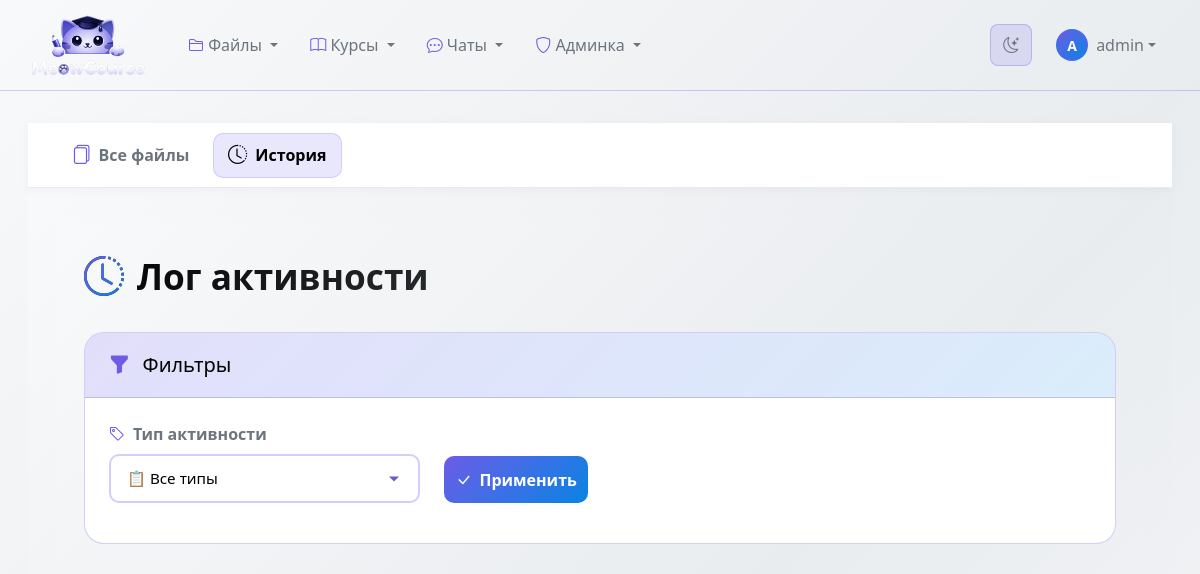
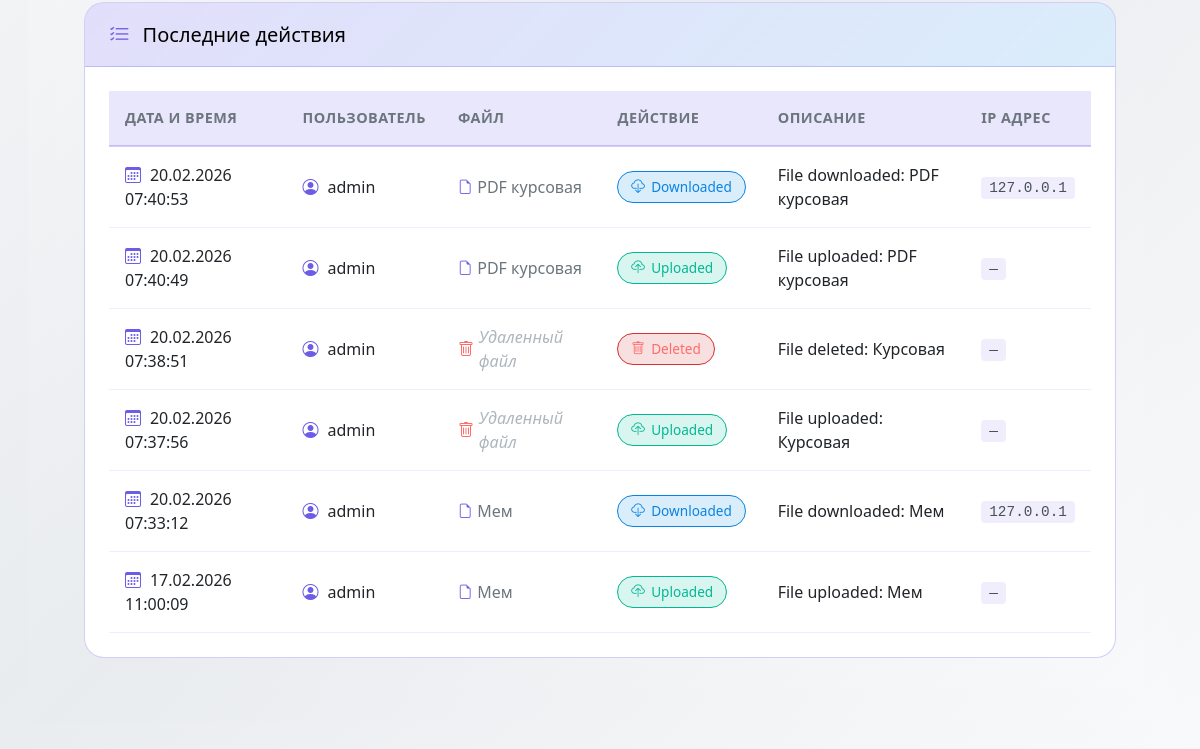
The page /files/activity/ (signed in) on the database as committed earlier (2 pictures, top to bottom).
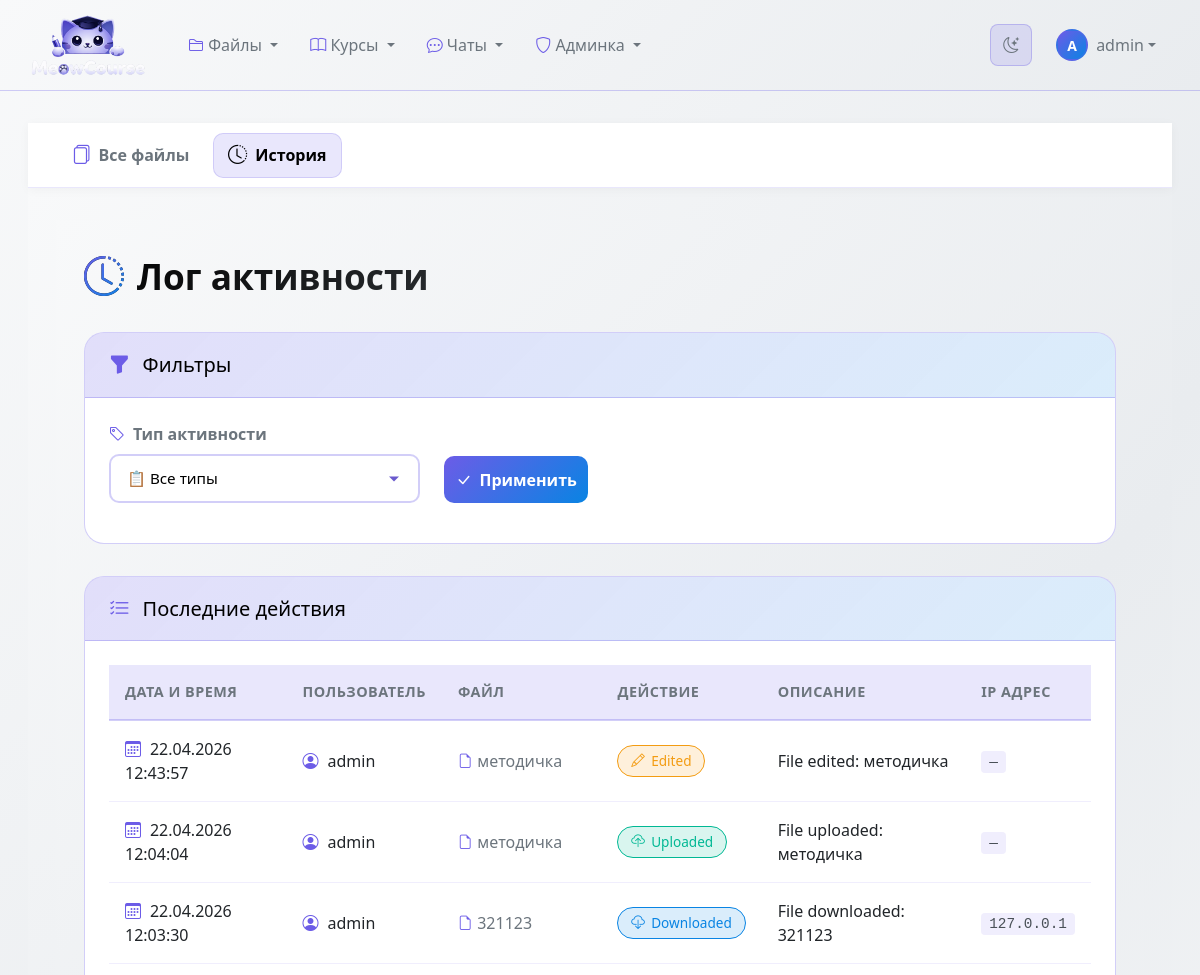
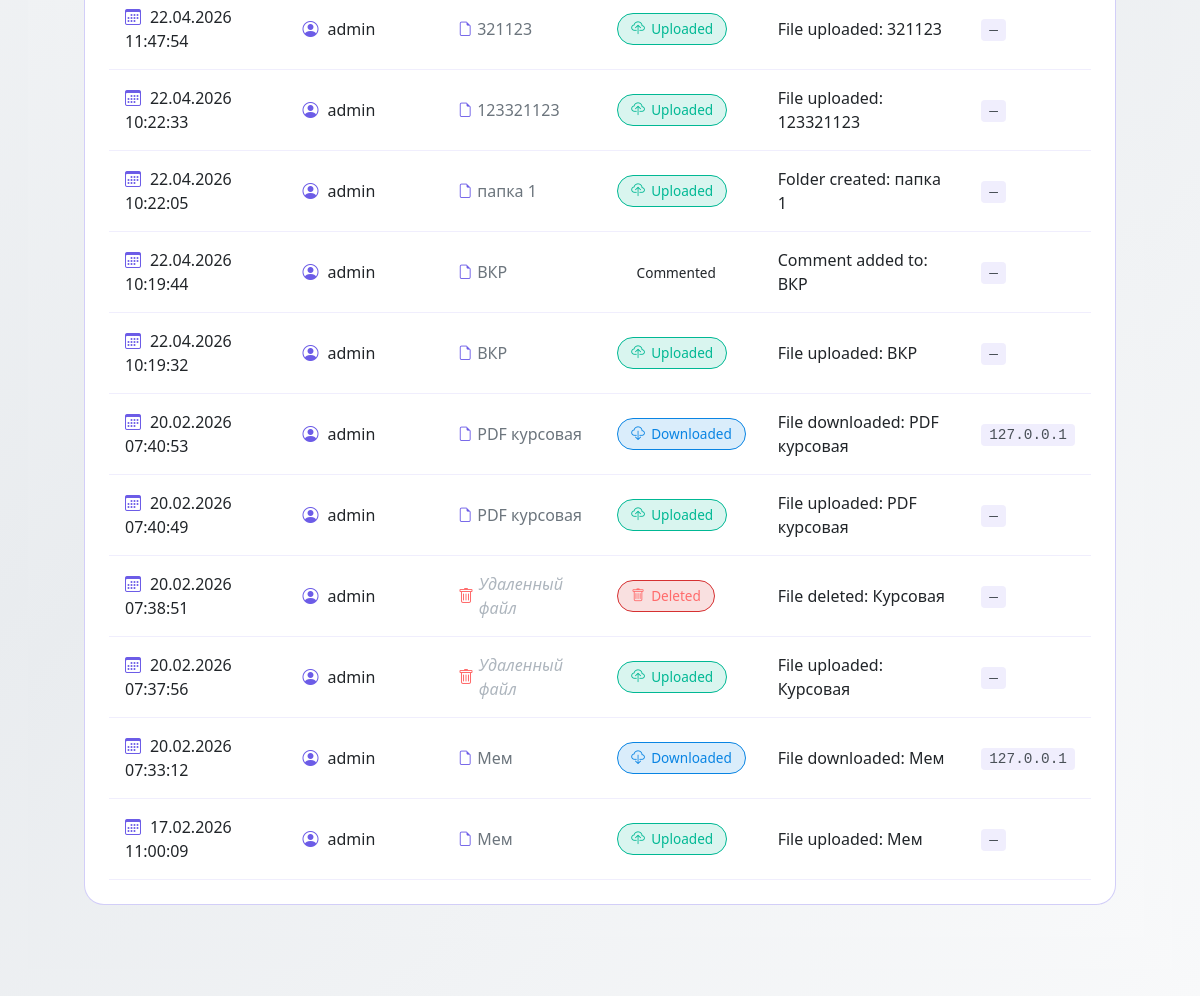
The same page on the database as committed later (2 pictures, top to bottom).
### file_manager/models.py (models this page shows, shortened)
class FileActivity(models.Model ):
    ACTIVITY_TYPES =[
   ('upload','Uploaded'),
   ('download','Downloaded'),
   ('view','Viewed'),
   ('edit','Edited'),
   ('delete','Deleted'),
   ('share','Shared'),
   ('comment','Commented'),
   ('version_create','Created new version'),
   ('favorite_add','Added to favorites'),
   ('favorite_remove','Removed from favorites'),
    ]
    file =models.ForeignKey(
    File ,
    on_delete =models.SET_NULL ,
    null =True ,
    blank =True ,
    related_name ='activities'
    )
    user =models.ForeignKey(
    User ,
    on_delete =models.CASCADE ,
    related_name ='file_activities'
    )
    activity_type =models.CharField(max_length =20 ,choices =ACTIVITY_TYPES )
    description =models.TextField(blank =True )
    created_at =models.DateTimeField(auto_now_add =True )
    ip_address =models.GenericIPAddressField(null =True ,blank =True )
    class Meta :
        ordering =['-created_at']
        verbose_name ='Активность с файлом'
        verbose_name_plural ='Активность с файлами'
        indexes =[
        models.Index(fields =['user','-created_at']),
        models.Index(fields =['activity_type','-created_at']),
        ]

class File(models.Model ):
    STORAGE_PROVIDER_CHOICES = [
        ("local", "Local"),
        ("yandex_disk", "Yandex Disk"),
    ]
    IMPORTANCE_CHOICES = [
        ("main", "Основное"),
        ("important", "Важное"),
        ("secondary", "Второстепенное"),
    ]
    FILE_TYPE_CHOICES =[
   ('pdf','PDF Document'),
   ('txt','Text File'),
   ('docx','Word Document'),
   ('xlsx','Excel Spreadsheet'),
   ('pptx','PowerPoint Presentation'),
   ('jpg','JPEG Image'),
   ('png','PNG Image'),
   ('mp4','Video MP4'),
   ('mp3','Audio MP3'),
   ('zip','Archive ZIP'),
   ('other','Other'),
    ]
    VISIBILITY_CHOICES =[
   ('private','Private - Только я'),
   ('shared','Shared - С определенными пользователями'),
   ('public','Public - Все пользователи'),
    ]
    title =models.CharField(max_length =255 )
    description =models.TextField(blank =True )
    file =models.FileField(upload_to =file_upload_path, null=True, blank=True)
    file_type =models.CharField(max_length =10 ,choices =FILE_TYPE_CHOICES ,default ='other')
    file_size =models.BigIntegerField(default =0 )
    storage_provider = models.CharField(max_length=20, choices=STORAGE_PROVIDER_CHOICES, default="local")
    yandex_path = models.CharField(max_length=1024, blank=True, default="")
    uploaded_by =models.ForeignKey(
    User ,
    on_delete =models.CASCADE ,
    related_name ='uploaded_files'
    )
    uploaded_at =models.DateTimeField(auto_now_add =True )
    updated_at =models.DateTimeField(auto_now =True )
    version =models.IntegerField(default =1 )
    category =models.ForeignKey(
    FileCategory ,
    on_delete =models.SET_NULL ,
    null =True ,
    blank =True ,
    related_name ='files'
    )
    tags =models.ManyToManyField(Tag ,blank =True ,related_name ='files')
    folder =models.ForeignKey(
    'self',
    on_delete =models.CASCADE ,
    null =True ,
    blank =True ,
    related_name ='subfiles',
    limit_choices_to ={'is_folder':True }
    )
    is_folder =models.BooleanField(default =False )
    visibility =models.CharField(
    max_length =10 ,
    choices =VISIBILITY_CHOICES ,
    default ='private'
    )
    shared_with =models.ManyToManyField(
    User ,
    blank =True ,
    related_name ='shared_files'
    )
    extracted_text =models.TextField(blank =True ,null =True )
    has_preview =models.BooleanField(default =False )
    favorite =models.ManyToManyField(
    User ,
    blank =True ,
    related_name ='favorite_files'
    )
    download_count =models.IntegerField(default =0 )
    importance = models.CharField(max_length=20, choices=IMPORTANCE_CHOICES, default="main")
    class Meta :
        ordering =['-uploaded_at']
        verbose_name ='Файл'
        verbose_name_plural ='Файлы'
        indexes =[
        models.Index(fields =['uploaded_by','-uploaded_at']),
        models.Index(fields =['file_type']),
        models.Index(fields =['visibility']),
        models.Index(fields =['extracted_text']),
        ]

### file_manager/views.py (the view)
# urls.py: path('activity/',views.activity_log ,name ='activity_log'),
@login_required
def activity_log(request ):
    activities =FileActivity.objects.filter(user =request.user ).select_related('file','user')
    activity_type =request.GET.get('activity_type')
    if activity_type :
        activities =activities.filter(activity_type =activity_type )
    paginator =Paginator(activities ,20 )
    page_number =request.GET.get('page')
    page_obj =paginator.get_page(page_number )
    context ={
    'page_obj':page_obj ,
    'activity_types':FileActivity.ACTIVITY_TYPES ,
    'selected_activity_type':activity_type ,
    }
    return render(request ,'file_manager/activity_log.html',context )

### templates/file_manager/activity_log.html (shortened to what this page needs)
{% extends "file_manager/base_files.html" %}
{% block files_content %}
<div class="theme-log">
    <div class="container">
        <div class="page-header">
            <h1 class="page-title">
                <i class="bi bi-clock-history"></i>
                Лог активности
            </h1>
        </div>
        <div class="row">
            <div class="col-lg-12">
                <div class="filters-card">
                    <div class="card-header-custom">
                        <h5>
                            <i class="bi bi-funnel-fill"></i>
                            Фильтры
                        </h5>
                    </div>
                    <div class="card-body-custom">
                        <form method="get" class="row">
                            <div class="col-md-4 mb-3">
                                <label for="activity_type" class="filter-label">
                                    <i class="bi bi-tag"></i>
                                    Тип активности
                                </label>
                                <select name="activity_type" id="activity_type" class="custom-select">
                                    <option value="">📋 Все типы</option>
                                </select>
                            </div>
                            <div class="col-md-2 mb-3 d-flex align-items-end">
                                <button type="submit" class="btn-apply">
                                    <i class="bi bi-check-lg"></i>
                                    Применить
                                </button>
                            </div>
                        </form>
                    </div>
                </div>
                <div class="log-card">
                    <div class="card-header-custom">
                        <h5>
                            <i class="bi bi-list-check"></i>
                            Последние действия
                        </h5>
                    </div>
                    <div class="card-body-custom">
                        {% if page_obj %}
                        <div class="table-responsive">
                            <table class="log-table">
                                <thead>
                                    <tr>
                                        <th>Дата и время</th>
                                        <th>Пользователь</th>
                                        <th>Файл</th>
                                        <th>Действие</th>
                                        <th>Описание</th>
                                        <th>IP адрес</th>
                                    </tr>
                                </thead>
                                <tbody>
                                    {% for activity in page_obj %}
                                    <tr>
                                        <td data-label="Дата и время">
                                            <i class="bi bi-calendar3" style="color: var(--accent-primary); margin-right: 0.3rem;"></i>
                                            {{ activity.created_at|date:"d.m.Y H:i:s" }}
                                        </td>
                                        <td data-label="Пользователь">
                                            <i class="bi bi-person-circle" style="color: var(--accent-primary); margin-right: 0.3rem;"></i>
                                            {{ activity.user.username }}
                                        </td>
                                        <td data-label="Файл">
                                            {% if activity.file %}
                                            <a href="{% url 'file_manager:file_detail' activity.file.id %}" class="file-link">
                                                <i class="bi bi-file-earmark"></i>
                                                {{ activity.file.title }}
                                            </a>
                                            {% else %}
                                            <span class="deleted-file">
                                                <i class="bi bi-trash"></i>
                                                Удаленный файл
                                            </span>
                                            {% endif %}
                                        </td>
                                        <td data-label="Действие">
                                            {% with type=activity.activity_type %}
                                            <span class="activity-badge
                                                {% if type == 'upload' %}badge-upload
                                                {% elif type == 'download' %}badge-download
                                                {% elif type == 'delete' %}badge-delete
                                                {% elif type == 'edit' %}badge-edit
                                                {% elif type == 'view' %}badge-view
                                                {% elif type == 'share' %}badge-share
                                                {% endif %}">
                                                <i class="bi
                                                    {% if type == 'upload' %}bi-cloud-upload
                                                    {% elif type == 'download' %}bi-cloud-download
                                                    {% elif type == 'delete' %}bi-trash
                                                    {% elif type == 'edit' %}bi-pencil
                                                    {% elif type == 'view' %}bi-eye
                                                    {% elif type == 'share' %}bi-share
                                                    {% endif %}">
                                                </i>
                                                {{ activity.get_activity_type_display }}
                                            </span>
                                            {% endwith %}
                                        </td>
                                        <td data-label="Описание">{{ activity.description }}</td>
                                        <td data-label="IP адрес">
                                            <span class="ip-address">{{ activity.ip_address|default:"—" }}</span>
                                        </td>
                                    </tr>
                                    {% endfor %}
                                </tbody>
                            </table>
                        </div>
                        {% else %}
                        <div class="empty-state">
                            <i class="bi bi-inbox"></i>
                            <p>Нет записей в логе</p>
                        </div>
                        {% endif %}
                    </div>
                </div>
            </div>
        </div>
    </div>
</div>
{% endblock %}

### templates/base.html (shortened to what this page needs)
{% load static %}
<!DOCTYPE html>
<html lang="ru">
<head>
    <link href="https://cdn.jsdelivr.net/npm/bootstrap@5.3.0/dist/css/bootstrap.min.css" rel="stylesheet">
    <link rel="stylesheet" href="https://cdn.jsdelivr.net/npm/bootstrap-icons@1.10.0/font/bootstrap-icons.css">
    <link id="theme-stylesheet" rel="stylesheet" href="{% static 'css/themes/light.css' %}" data-light-href="{% static 'css/themes/light.css' %}" data-dark-href="{% static 'css/themes/dark.css' %}">
</head>
<body>
    <nav class="navbar navbar-expand-lg navbar">
        <div class="container-fluid">
            <a class="navbar-brand d-flex align-items-center" href="{% url 'classroom_core:course_list' %}">
                <img src="{% static 'images/logo.png' %}"
                    alt="MeowCourse"
                    class="me-2"
                    style="width: 120px; height: auto; max-height: 64px; object-fit: contain;">
            </a>
            <div class="collapse navbar-collapse" id="navbarNav">
                <ul class="navbar-nav me-auto">
                    <li class="nav-item dropdown">
                        <a class="nav-link dropdown-toggle" href="#" role="button" data-bs-toggle="dropdown">
                            <i class="bi bi-folder2"></i> Файлы
                        </a>
                    </li>
                    <li class="nav-item dropdown">
                        <a class="nav-link dropdown-toggle" href="#" role="button" data-bs-toggle="dropdown">
                            <i class="bi bi-book"></i> Курсы
                        </a>
                    </li>
                    <li class="nav-item dropdown">
                        <a class="nav-link dropdown-toggle" href="#" role="button" data-bs-toggle="dropdown">
                            <i class="bi bi-chat-dots"></i> Чаты
                        </a>
                    </li>
                    {% if user.is_authenticated and user.is_staff or user.is_superuser %}
                    <li class="nav-item dropdown">
                        <a class="nav-link dropdown-toggle" href="#" role="button" data-bs-toggle="dropdown">
                            <i class="bi bi-shield"></i> Админка
                        </a>
                    </li>
                    {% endif %}
                </ul>
                <div class="d-flex align-items-center gap-2">
                    <button id="theme-toggle" class="theme-toggle-btn" type="button" aria-label="Переключить тему">
                        <i class="bi bi-moon-stars"></i>
                    </button>
                    {% if user.is_authenticated %}
                    <div class="dropdown">
                        <a class="nav-link dropdown-toggle d-flex align-items-center" href="#" role="button" data-bs-toggle="dropdown">
                            <div class="user-avatar rounded-circle d-flex align-items-center justify-content-center" style="width: 32px; height: 32px; font-size: 0.875rem;">
                                {{ user.username|slice:":1"|upper }}
                            </div>
                            <span class="ms-2 d-none d-md-inline username-text">{{ user.username }}</span>
                        </a>
                    </div>
                    {% else %}
                    <a class="nav-link" href="{% url 'classroom_core:login' %}">
                        <i class="bi bi-box-arrow-in-right me-1"></i> Войти
                    </a>
                    {% endif %}
                </div>
            </div>
        </div>
    </nav>
    <div class="main-content">
        <div class="container-fluid">
            {% block content %}{% endblock %}
        </div>
    </div>
</body>
</html>

Rows that differ between the two databases and show on the page:
added FileActivity: created_at "22.04.2026 12:43:57", user.username "admin", file "методичка", activity_type "Edited", description "File edited: методичка", ip_address "—"
added FileActivity: created_at "22.04.2026 12:04:04", user.username "admin", file "методичка", activity_type "Uploaded", description "File uploaded: методичка", ip_address "—"
added FileActivity: created_at "22.04.2026 12:03:30", user.username "admin", file "321123", activity_type "Downloaded", description "File downloaded: 321123", ip_address "127.0.0.1"
added FileActivity: created_at "22.04.2026 11:47:54", user.username "admin", file "321123", activity_type "Uploaded", description "File uploaded: 321123", ip_address "—"
added FileActivity: created_at "22.04.2026 10:22:33", user.username "admin", file "123321123", activity_type "Uploaded", description "File uploaded: 123321123", ip_address "—"
added FileActivity: created_at "22.04.2026 10:22:05", user.username "admin", file "папка 1", activity_type "Uploaded", description "Folder created: папка 1", ip_address "—"
added FileActivity: created_at "22.04.2026 10:19:44", user.username "admin", file "ВКР", activity_type "Commented", description "Comment added to: ВКР", ip_address "—"
added FileActivity: created_at "22.04.2026 10:19:32", user.username "admin", file "ВКР", activity_type "Uploaded", description "File uploaded: ВКР", ip_address "—"
